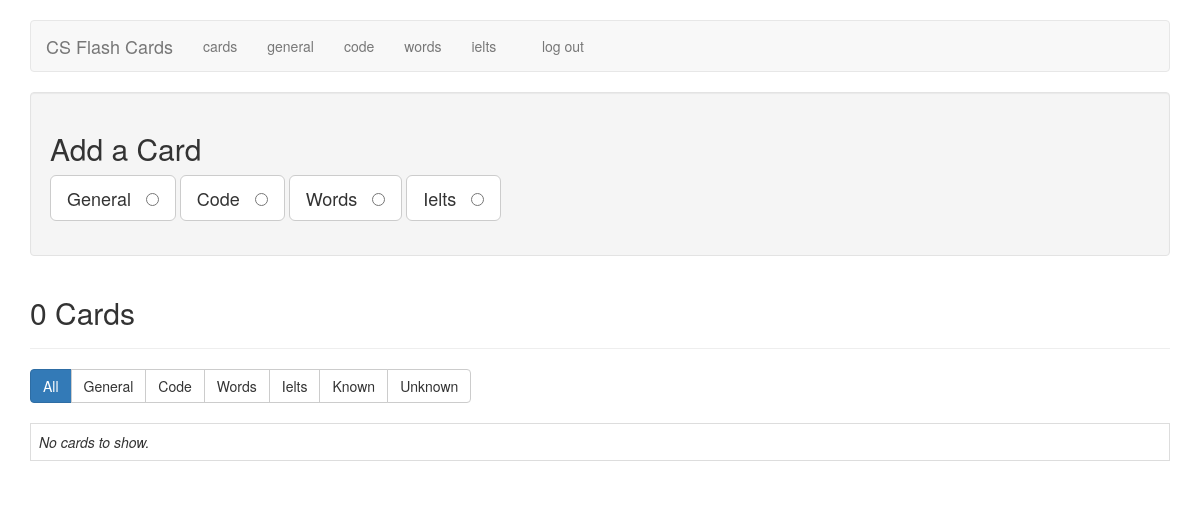
Page /cards (signed in) on the earlier database version.
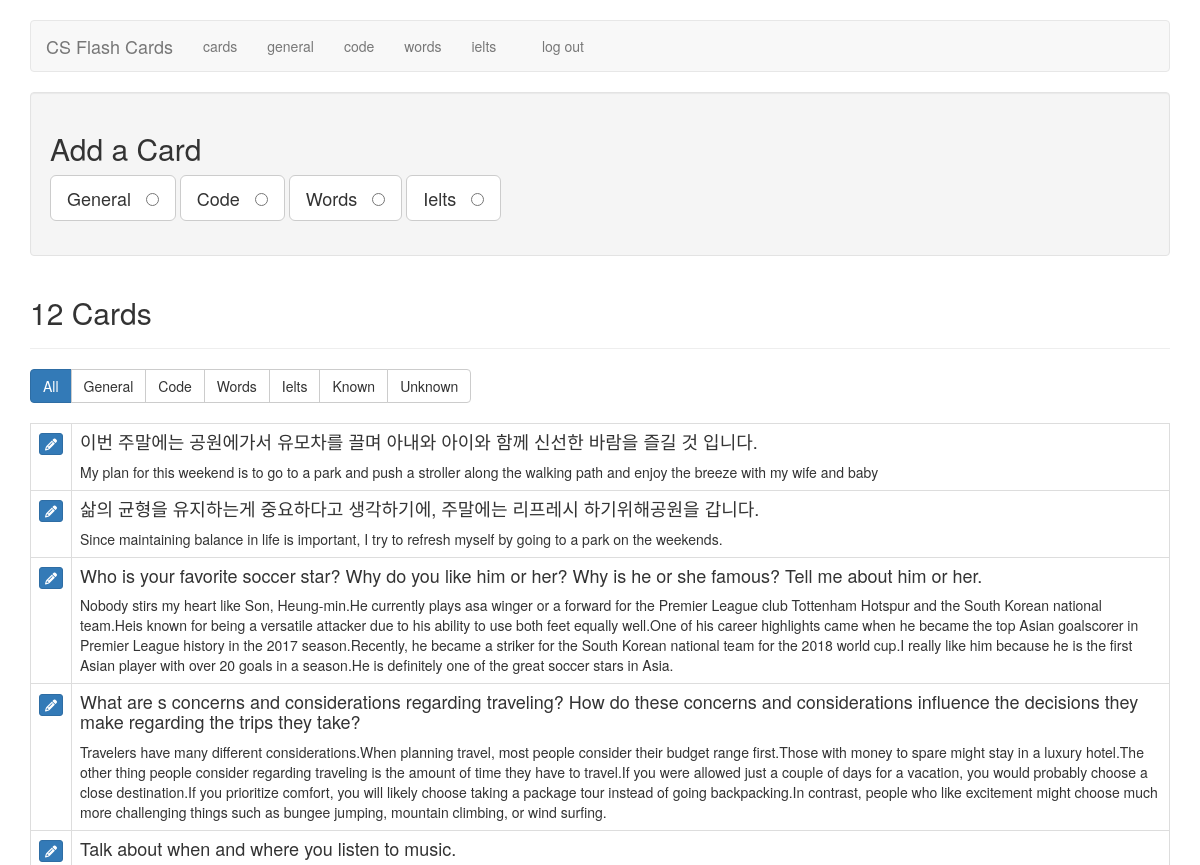
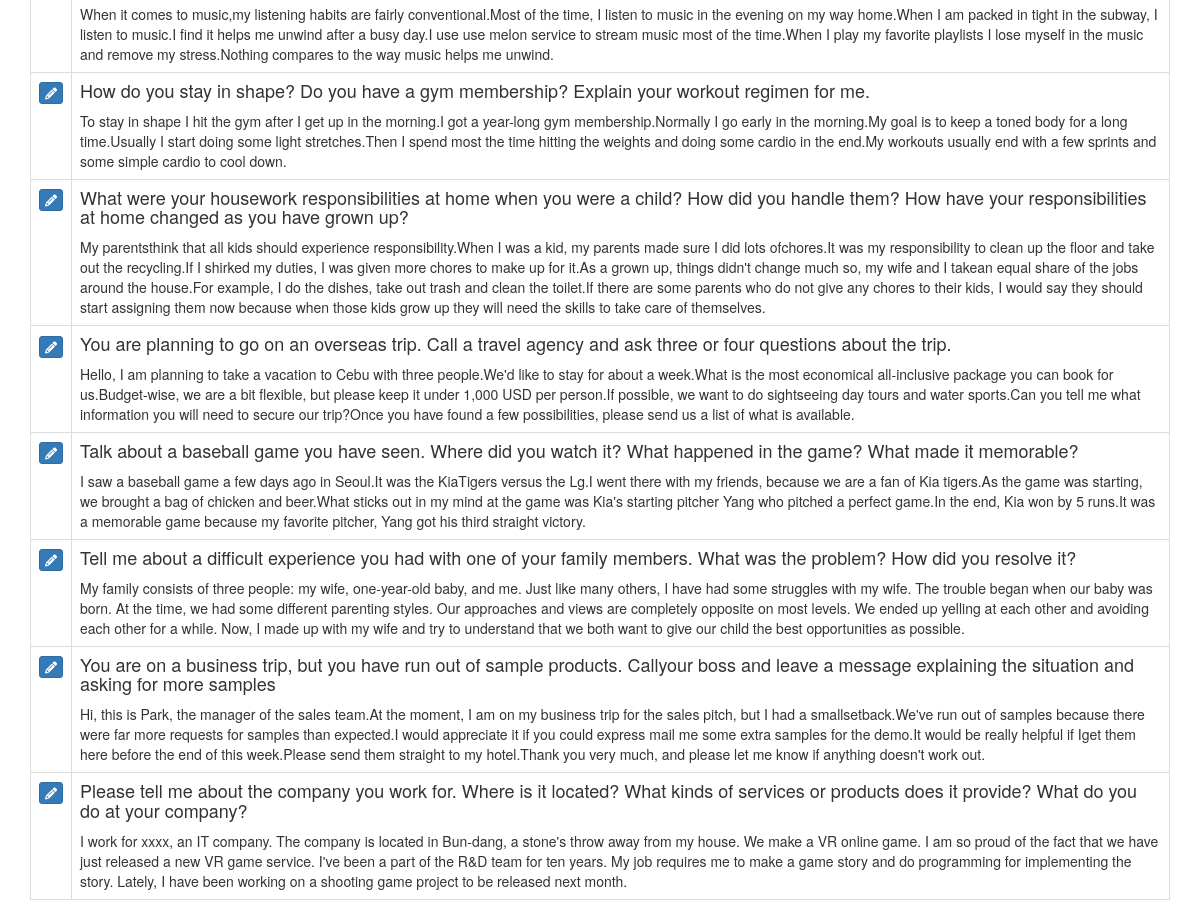
Same page on the later database version (2 pictures, top to bottom).
### tables this page shows
CREATE TABLE cards (
  id integer primary key autoincrement,
   /* 1 for interview, 2 for code, 3 for english, 4 for ielts */
  type tinyint not null,
  front text not null,
  back text not null,
  sort int default 0,
  known boolean default 0
);

### flash_cards.py (the view)
@application.route('/cards')
def cards():
    if not session.get('logged_in'):
        return redirect(url_for('login'))
    db = get_db()
    query = '''
        SELECT id, type, front, back, known
        FROM cards
        ORDER BY id DESC
    '''
    cur = db.execute(query)
    cards = cur.fetchall()
    return render_template('cards.html', cards=cards, filter_name="all")

### flash_cards.py (called while the page is built)
def connect_db():
    rv = sqlite3.connect(application.config['DATABASE'])
    rv.row_factory = sqlite3.Row
    return rv

def get_db():
    if not hasattr(g, 'sqlite_db'):
        g.sqlite_db = connect_db()
    return g.sqlite_db

### templates/cards.html (shortened to what this page needs)
{% extends "layout.html" %}
{% block body %}
    <div class="well editPanel">
        <h2>Add a Card</h2>
        <form action="{{ url_for('add_card') }}" method="post" class="cardForm">
            <div class="form-group">
                <label for="general" class="toggleButton btn btn-default btn-lg">General &nbsp;
                    <input type="radio" name="type" value="1" id="general"/>
                </label>
                <label for="code" class="toggleButton btn btn-default btn-lg">Code &nbsp;
                    <input type="radio" name="type" value="2" id="code"/>
                </label>
                <label for="eng" class="toggleButton btn btn-default btn-lg">Words &nbsp;
                    <input type="radio" name="type" value="3" id="eng"/>
                </label>
                <label for="ielts" class="toggleButton btn btn-default btn-lg">Ielts &nbsp;
                    <input type="radio" name="type" value="4" id="ielts"/>
                </label>
            </div>
        </form>
    </div>
    <div class="page-header">
        <h2>{{ cards|length }} Card{{ '' if (cards|length == 1) else 's' }}</h2>
    </div>
    <div class="btn-group btn-group-md" role="group" aria-label="filters">
        <a href="{{ url_for('filter_cards', filter_name="all") }}" class="btn btn-{{ "primary" if filter_name == "all" else "default" }}">All</a>
        <a href="{{ url_for('filter_cards', filter_name="general") }}" class="btn btn-{{ "primary" if filter_name == "general" else "default" }}">General</a>
        <a href="{{ url_for('filter_cards', filter_name="code") }}" class="btn btn-{{ "primary" if filter_name == "code" else "default" }}">Code</a>
        <a href="{{ url_for('filter_cards', filter_name="eng") }}" class="btn btn-{{ "primary" if filter_name == "eng" else "default" }}">Words</a>
        <a href="{{ url_for('filter_cards', filter_name="ielts") }}" class="btn btn-{{ "primary" if filter_name == "ielts" else "default" }}">Ielts</a>
        <a href="{{ url_for('filter_cards', filter_name="known") }}" class="btn btn-{{ "primary" if filter_name == "known" else "default" }}">Known</a>
        <a href="{{ url_for('filter_cards', filter_name="unknown") }}" class="btn btn-{{ "primary" if filter_name == "unknown" else "default" }}">Unknown</a>
    </div>
    <br />
    <br />
    <table class="table table-bordered">
        {% for card in cards %}
            <tr>
                <td>
                    <a href="{{ url_for('edit', card_id=card.id) }}" class="btn btn-xs btn-primary"><i class="fa fa-pencil" aria-hidden="true"></i></a>
                </td>
                <td class="cardContent">
                    <h4>
                        {{ card.front }}
                    </h4>
                    {% if card.type != 2%}
                        {{ card.back|replace("\n", "<br />")|safe }}
                    {% else %}
                        <pre><code>{{ card.back|escape }}</code></pre>
                    {% endif %}
                </td>
            </tr>
        {% else %}
            <tr>
                <td>
                    <em>No cards to show.</em>
                </td>
            </tr>
        {% endfor %}
    </table>
{% endblock %}

### templates/layout.html (shortened to what this page needs)
<!doctype html>
<html>
<head>
    <link rel="stylesheet" href="https://maxcdn.bootstrapcdn.com/bootstrap/3.3.6/css/bootstrap.min.css"
>
    <link rel=stylesheet type=text/css href="{{ url_for('static', filename='style.css') }}"/>
    <link rel="stylesheet" type="text/css" href="{{ url_for('static', filename='highlight-theme-github.css') }}" />
</head>
<body>
    <div class="container">
        <div class="row">
            <div class="col-xs-12">
                <br/>
                <nav class="navbar navbar-default">
                    <div class="navbar-header">
                        <a class="navbar-brand" href="{{ url_for('index') }}">CS Flash Cards</a>
                        <ul class="nav navbar-nav navbar-right">
                            {% if not session.logged_in %}
                                <li><a href="{{ url_for('login') }}">log in</a></li>
                            {% else %}
                                <li><a href="{{ url_for('cards') }}">cards</a></li>
                                <li><a href="{{ url_for('general') }}">general</a></li>
                                <li><a href="{{ url_for('code') }}">code</a></li>
                                <li><a href="{{ url_for('eng') }}">words</a></li>
                                <li><a href="{{ url_for('ielts') }}">ielts</a></li>
                                <li>&nbsp;&nbsp;&nbsp;&nbsp;</li>
                                <li><a href="{{ url_for('logout') }}">log out</a></li>
                            {% endif %}
                        </ul>
                    </div>
                </nav>
                {% block body %}{% endblock %}
            </div>
        </div>
    </div>
</body>
</html>

### static/style.css (style rules this page uses)
.cardContent h4 { margin-top: 0; }
.navbar-nav>li, .navbar-nav { float: left !important; }
.navbar-nav.navbar-right:last-child { margin-right: 0 !important; }
.navbar-right { float: right!important; }

Differences in the rows shown:
added cards: front "이번 주말에는 공원에가서 유모차를 끌며 아내와 아이와 함께 신선한 바람을 즐길 것 입니다.", back "My plan for this weekend is to go to a park and push a stroller along the walking path and enjoy the breeze with my wife and baby"
added cards: front "삶의 균형을 유지하는게 중요하다고 생각하기에, 주말에는 리프레시 하기위해공원을 갑니다.", back "Since maintaining balance in life is important, I try to refresh myself by going to a park on the weekends."
added cards: front "Who is your favorite soccer star? Why do you like him or her? Why is he or she famous? Tell me about him or her.", back "Nobody stirs my heart like Son, Heung-min.He currently plays asa winger or a forward for the Premier League club Tottenham Hotspur and the South Korean national team.Heis known for being a versatile attacker due to his ability to use both feet equally well.One of his career highlights came when he became the top Asian goalscorer in Premier League history in the 2017 season.Recently, he became a striker for the South Korean national team for the 2018 world cup.I really like him because he is the first Asian player with over 20 goals in a season.He is definitely one of the great soccer stars in Asia."
added cards: front "What are s concerns and considerations regarding traveling? How do these concerns and considerations influence the decisions they make regarding the trips they take?", back "Travelers have many different considerations.When planning travel, most people consider their budget range first.Those with money to spare might stay in a luxury hotel.The other thing people consider regarding traveling is the amount of time they have to travel.If you were allowed just a couple of days for a vacation, you would probably choose a close destination.If you prioritize comfort, you will likely choose taking a package tour instead of going backpacking.In contrast, people who like excitement might choose much more challenging things such as bungee jumping, mountain climbing, or wind surfing."
added cards: front "Talk about when and where you listen to music.", back "When it comes to music,my listening habits are fairly conventional.Most of the time, I listen to music in the evening on my way home.When I am packed in tight in the subway, I listen to music.I find it helps me unwind after a busy day.I use use melon service to stream music most of the time.When I play my favorite playlists I lose myself in the music and remove my stress.Nothing compares to the way music helps me unwind."
added cards: front "How do you stay in shape? Do you have a gym membership? Explain your workout regimen for me.", back "To stay in shape I hit the gym after I get up in the morning.I got a year-long gym membership.Normally I go early in the morning.My goal is to keep a toned body for a long time.Usually I start doing some light stretches.Then I spend most the time hitting the weights and doing some cardio in the end.My workouts usually end with a few sprints and some simple cardio to cool down."
added cards: front "What were your housework responsibilities at home when you were a child? How did you handle them? How have your responsibilities at home changed as you have grown up?", back "My parentsthink that all kids should experience responsibility.When I was a kid, my parents made sure I did lots ofchores.It was my responsibility to clean up the floor and take out the recycling.If I shirked my duties, I was given more chores to make up for it.As a grown up, things didn't change much so, my wife and I takean equal share of the jobs around the house.For example, I do the dishes, take out trash and clean the toilet.If there are some parents who do not give any chores to their kids, I would say they should start assigning them now because when those kids grow up they will need the skills to take care of themselves."
added cards: front "You are planning to go on an overseas trip. Call a travel agency and ask three or four questions about the trip.", back "Hello, I am planning to take a vacation to Cebu with three people.We'd like to stay for about a week.What is the most economical all-inclusive package you can book for us.Budget-wise, we are a bit flexible, but please keep it under 1,000 USD per person.If possible, we want to do sightseeing day tours and water sports.Can you tell me what information you will need to secure our trip?Once you have found a few possibilities, please send us a list of what is available."
added cards: front "Talk about a baseball game you have seen. Where did you watch it? What happened in the game? What made it memorable?", back "I saw a baseball game a few days ago in Seoul.It was the KiaTigers versus the Lg.I went there with my friends, because we are a fan of Kia tigers.As the game was starting, we brought a bag of chicken and beer.What sticks out in my mind at the game was Kia's starting pitcher Yang who pitched a perfect game.In the end, Kia won by 5 runs.It was a memorable game because my favorite pitcher, Yang got his third straight victory."
added cards: front "Tell me about a difficult experience you had with one of your family members. What was the problem? How did you resolve it?", back "My family consists of three people: my wife, one-year-old baby, and me. Just like many others, I have had some struggles with my wife. The trouble began when our baby was born. At the time, we had some different parenting styles. Our approaches and views are completely opposite on most levels. We ended up yelling at each other and avoiding each other for a while. Now, I made up with my wife and try to understand that we both want to give our child the best opportunities as possible."
added cards: front "You are on a business trip, but you have run out of sample products. Callyour boss and leave a message explaining the situation and asking for more samples", back "Hi, this is Park, the manager of the sales team.At the moment, I am on my business trip for the sales pitch, but I had a smallsetback.We've run out of samples because there were far more requests for samples than expected.I would appreciate it if you could express mail me some extra samples for the demo.It would be really helpful if Iget them here before the end of this week.Please send them straight to my hotel.Thank you very much, and please let me know if anything doesn't work out."
added cards: front "Please tell me about the company you work for. Where is it located? What kinds of services or products does it provide? What do you do at your company?", back "I work for xxxx, an IT company. The company is located in Bun-dang, a stone's throw away from my house. We make a VR online game. I am so proud of the fact that we have just released a new VR game service. I've been a part of the R&D team for ten years. My job requires me to make a game story and do programming for implementing the story. Lately, I have been working on a shooting game project to be released next month."
Other differences:
{{ cards|length }}: "0" → "12"
text no longer shown: "No cards to show."
